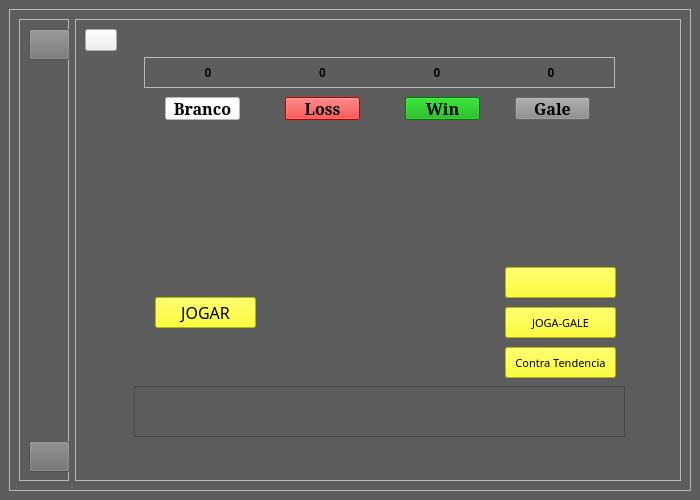
<?xml version="1.0" encoding="UTF-8"?>
<ui version="4.0">
 <class>MainWindow</class>
 <widget class="QMainWindow" name="MainWindow">
  <property name="geometry">
   <rect>
    <x>0</x>
    <y>0</y>
    <width>700</width>
    <height>500</height>
   </rect>
  </property>
  <property name="minimumSize">
   <size>
    <width>700</width>
    <height>500</height>
   </size>
  </property>
  <property name="maximumSize">
   <size>
    <width>700</width>
    <height>500</height>
   </size>
  </property>
  <property name="windowTitle">
   <string>MainWindow</string>
  </property>
  <widget class="QWidget" name="centralwidget">
   <property name="styleSheet">
    <string notr="true">background-color: rgb(93, 93, 93);

</string>
   </property>
   <layout class="QGridLayout" name="gridLayout_2">
    <item row="0" column="0">
     <widget class="QFrame" name="frame">
      <property name="styleSheet">
       <string notr="true">background-color: none;
</string>
      </property>
      <property name="frameShape">
       <enum>QFrame::StyledPanel</enum>
      </property>
      <property name="frameShadow">
       <enum>QFrame::Raised</enum>
      </property>
      <layout class="QHBoxLayout" name="horizontalLayout">
       <item>
        <widget class="QFrame" name="frame_2">
         <property name="minimumSize">
          <size>
           <width>50</width>
           <height>0</height>
          </size>
         </property>
         <property name="maximumSize">
          <size>
           <width>50</width>
           <height>16777215</height>
          </size>
         </property>
         <property name="frameShape">
          <enum>QFrame::StyledPanel</enum>
         </property>
         <property name="frameShadow">
          <enum>QFrame::Raised</enum>
         </property>
         <widget class="QPushButton" name="btnCon">
          <property name="geometry">
           <rect>
            <x>10</x>
            <y>422</y>
            <width>41</width>
            <height>31</height>
           </rect>
          </property>
          <property name="font">
           <font>
            <family>MS Outlook</family>
           </font>
          </property>
          <property name="cursor">
           <cursorShape>PointingHandCursor</cursorShape>
          </property>
          <property name="styleSheet">
           <string notr="true">background-color: rgb(111, 111, 111);</string>
          </property>
          <property name="text">
           <string/>
          </property>
          <property name="icon">
           <iconset resource="img.qrc">
            <normaloff>:/imgs/gear.png</normaloff>:/imgs/gear.png</iconset>
          </property>
          <property name="iconSize">
           <size>
            <width>23</width>
            <height>23</height>
           </size>
          </property>
         </widget>
         <widget class="QPushButton" name="btnIniciar">
          <property name="geometry">
           <rect>
            <x>10</x>
            <y>10</y>
            <width>41</width>
            <height>31</height>
           </rect>
          </property>
          <property name="font">
           <font>
            <family>MS Sans Serif</family>
           </font>
          </property>
          <property name="cursor">
           <cursorShape>PointingHandCursor</cursorShape>
          </property>
          <property name="styleSheet">
           <string notr="true">background-color: rgb(117, 117, 117);</string>
          </property>
          <property name="text">
           <string/>
          </property>
          <property name="icon">
           <iconset resource="img.qrc">
            <normaloff>:/imgs/on-off-button.png</normaloff>:/imgs/on-off-button.png</iconset>
          </property>
          <property name="iconSize">
           <size>
            <width>23</width>
            <height>23</height>
           </size>
          </property>
         </widget>
        </widget>
       </item>
       <item>
        <widget class="QFrame" name="frame_3">
         <property name="styleSheet">
          <string notr="true"/>
         </property>
         <property name="frameShape">
          <enum>QFrame::StyledPanel</enum>
         </property>
         <property name="frameShadow">
          <enum>QFrame::Raised</enum>
         </property>
         <layout class="QGridLayout" name="gridLayout">
          <item row="0" column="0">
           <widget class="QPushButton" name="btnMenu">
            <property name="maximumSize">
             <size>
              <width>32</width>
              <height>16777215</height>
             </size>
            </property>
            <property name="font">
             <font>
              <family>MS Sans Serif</family>
             </font>
            </property>
            <property name="cursor">
             <cursorShape>PointingHandCursor</cursorShape>
            </property>
            <property name="text">
             <string/>
            </property>
            <property name="icon">
             <iconset resource="img.qrc">
              <normaloff>:/imgs/menu.png</normaloff>:/imgs/menu.png</iconset>
            </property>
           </widget>
          </item>
          <item row="1" column="0">
           <widget class="QStackedWidget" name="stackedWidget">
            <property name="enabled">
             <bool>true</bool>
            </property>
            <property name="styleSheet">
             <string notr="true">background-color: rgb(93, 93, 93);
</string>
            </property>
            <property name="frameShape">
             <enum>QFrame::NoFrame</enum>
            </property>
            <property name="currentIndex">
             <number>0</number>
            </property>
            <widget class="QWidget" name="page">
             <widget class="QLabel" name="label">
              <property name="geometry">
               <rect>
                <x>60</x>
                <y>0</y>
                <width>471</width>
                <height>371</height>
               </rect>
              </property>
              <property name="font">
               <font>
                <family>MS PGothic</family>
               </font>
              </property>
              <property name="text">
               <string>&lt;html&gt;&lt;head/&gt;&lt;body&gt;&lt;p&gt;&lt;img src=&quot;:/imgs/bot blaze&quot;/&gt;&lt;/p&gt;&lt;/body&gt;&lt;/html&gt;</string>
              </property>
             </widget>
             <widget class="QPushButton" name="btnBranco">
              <property name="geometry">
               <rect>
                <x>80</x>
                <y>40</y>
                <width>75</width>
                <height>23</height>
               </rect>
              </property>
              <property name="font">
               <font>
                <family>MS Serif</family>
                <pointsize>12</pointsize>
                <weight>75</weight>
                <bold>true</bold>
               </font>
              </property>
              <property name="cursor">
               <cursorShape>PointingHandCursor</cursorShape>
              </property>
              <property name="styleSheet">
               <string notr="true">QPushButton{
background-color: rgb(255, 255, 255);
border-radius: 1pix;
font-size:16pix;
background-color: rgb(255,255,255);
}
QPushButton{backgroud-color:#fff; color:black}

QPushButton:hover { background-color: rgba(0, 0, 0, 0.5)}
</string>
              </property>
              <property name="text">
               <string>Branco</string>
              </property>
             </widget>
             <widget class="QPushButton" name="btnLoss">
              <property name="geometry">
               <rect>
                <x>200</x>
                <y>40</y>
                <width>75</width>
                <height>23</height>
               </rect>
              </property>
              <property name="font">
               <font>
                <family>MS Serif</family>
                <pointsize>12</pointsize>
                <weight>75</weight>
                <italic>false</italic>
                <bold>true</bold>
                <underline>false</underline>
               </font>
              </property>
              <property name="cursor">
               <cursorShape>PointingHandCursor</cursorShape>
              </property>
              <property name="styleSheet">
               <string notr="true">
QPushButton{
background-color: rgb(255, 0, 0);
border-radius: 1pix;
font-size:16pix;
background-color: rgb(255,0,0);
}
QPushButton{backgroud-color:#fff; color:black}

QPushButton:hover { background-color: rgba(0, 0, 0, 0.5)}</string>
              </property>
              <property name="text">
               <string>Loss</string>
              </property>
             </widget>
             <widget class="QFrame" name="frame_4">
              <property name="geometry">
               <rect>
                <x>59</x>
                <y>0</y>
                <width>471</width>
                <height>31</height>
               </rect>
              </property>
              <property name="minimumSize">
               <size>
                <width>0</width>
                <height>31</height>
               </size>
              </property>
              <property name="maximumSize">
               <size>
                <width>16777215</width>
                <height>31</height>
               </size>
              </property>
              <property name="styleSheet">
               <string notr="true">background-color: none;</string>
              </property>
              <property name="frameShape">
               <enum>QFrame::StyledPanel</enum>
              </property>
              <property name="frameShadow">
               <enum>QFrame::Raised</enum>
              </property>
              <layout class="QHBoxLayout" name="horizontalLayout_2">
               <item>
                <widget class="QLabel" name="labelBranco">
                 <property name="font">
                  <font>
                   <weight>75</weight>
                   <bold>true</bold>
                  </font>
                 </property>
                 <property name="text">
                  <string>0</string>
                 </property>
                 <property name="alignment">
                  <set>Qt::AlignCenter</set>
                 </property>
                </widget>
               </item>
               <item>
                <widget class="QLabel" name="labelLoss">
                 <property name="font">
                  <font>
                   <weight>75</weight>
                   <bold>true</bold>
                  </font>
                 </property>
                 <property name="text">
                  <string>0</string>
                 </property>
                 <property name="alignment">
                  <set>Qt::AlignCenter</set>
                 </property>
                </widget>
               </item>
               <item>
                <widget class="QLabel" name="labelWin">
                 <property name="font">
                  <font>
                   <weight>75</weight>
                   <bold>true</bold>
                  </font>
                 </property>
                 <property name="text">
                  <string>0</string>
                 </property>
                 <property name="alignment">
                  <set>Qt::AlignCenter</set>
                 </property>
                </widget>
               </item>
               <item>
                <widget class="QLabel" name="labelGale">
                 <property name="font">
                  <font>
                   <weight>75</weight>
                   <bold>true</bold>
                  </font>
                 </property>
                 <property name="text">
                  <string>0</string>
                 </property>
                 <property name="alignment">
                  <set>Qt::AlignCenter</set>
                 </property>
                </widget>
               </item>
              </layout>
             </widget>
             <widget class="QPushButton" name="btnWin">
              <property name="geometry">
               <rect>
                <x>320</x>
                <y>40</y>
                <width>75</width>
                <height>23</height>
               </rect>
              </property>
              <property name="font">
               <font>
                <family>MS Serif</family>
                <pointsize>12</pointsize>
                <weight>75</weight>
                <bold>true</bold>
               </font>
              </property>
              <property name="cursor">
               <cursorShape>PointingHandCursor</cursorShape>
              </property>
              <property name="styleSheet">
               <string notr="true">QPushButton{
background-color: rgb(0, 170, 0);
border-radius: 1pix;
font-size:16pix;
background-color: rgb(0,170,0);
}
QPushButton{backgroud-color:#fff; color:black}

QPushButton:hover { background-color: rgba(0, 0, 0, 0.5)}</string>
              </property>
              <property name="text">
               <string>Win</string>
              </property>
             </widget>
             <widget class="QPushButton" name="btnGale">
              <property name="geometry">
               <rect>
                <x>430</x>
                <y>40</y>
                <width>75</width>
                <height>23</height>
               </rect>
              </property>
              <property name="font">
               <font>
                <family>MS Serif</family>
                <pointsize>12</pointsize>
                <weight>75</weight>
                <bold>true</bold>
               </font>
              </property>
              <property name="cursor">
               <cursorShape>PointingHandCursor</cursorShape>
              </property>
              <property name="styleSheet">
               <string notr="true">QPushButton{
background-color: rgb(140, 140, 140);
border-radius: 1pix;
font-size:16pix;
background-color: rgb(140,140,140);
}
QPushButton{backgroud-color:#fff; color:black}

QPushButton:hover { background-color: rgba(0, 0, 0, 0.5)}</string>
              </property>
              <property name="text">
               <string>Gale</string>
              </property>
             </widget>
             <widget class="QFrame" name="frame_5">
              <property name="geometry">
               <rect>
                <x>49</x>
                <y>329</y>
                <width>491</width>
                <height>51</height>
               </rect>
              </property>
              <property name="styleSheet">
               <string notr="true">alternate-background-color: none;
</string>
              </property>
              <property name="frameShape">
               <enum>QFrame::StyledPanel</enum>
              </property>
              <property name="frameShadow">
               <enum>QFrame::Raised</enum>
              </property>
              <layout class="QGridLayout" name="gridLayout_3">
               <item row="0" column="0">
                <widget class="QLabel" name="labelSinais">
                 <property name="font">
                  <font>
                   <family>MS Reference Sans Serif</family>
                  </font>
                 </property>
                 <property name="styleSheet">
                  <string notr="true">background-color: none;</string>
                 </property>
                 <property name="text">
                  <string/>
                 </property>
                </widget>
               </item>
              </layout>
             </widget>
             <widget class="QPushButton" name="btnJogaGale">
              <property name="geometry">
               <rect>
                <x>420</x>
                <y>250</y>
                <width>111</width>
                <height>31</height>
               </rect>
              </property>
              <property name="font">
               <font>
                <family>Impact</family>
                <pointsize>8</pointsize>
                <weight>50</weight>
                <italic>false</italic>
                <bold>false</bold>
               </font>
              </property>
              <property name="cursor">
               <cursorShape>PointingHandCursor</cursorShape>
              </property>
              <property name="styleSheet">
               <string notr="true">QPushButton{
background-color: rgb(255, 255, 0);
border-radius: 1pix;
font-size:16pix;
background-color: rgb(255,255,0);
}
QPushButton{backgroud-color:#fff; color:black}

QPushButton:hover { background-color: rgba(0, 0, 0, 0.5)}</string>
              </property>
              <property name="text">
               <string>JOGA-GALE</string>
              </property>
             </widget>
             <widget class="QPushButton" name="btnAlerta">
              <property name="geometry">
               <rect>
                <x>420</x>
                <y>210</y>
                <width>111</width>
                <height>31</height>
               </rect>
              </property>
              <property name="font">
               <font>
                <family>Impact</family>
                <pointsize>8</pointsize>
                <weight>50</weight>
                <bold>false</bold>
               </font>
              </property>
              <property name="cursor">
               <cursorShape>PointingHandCursor</cursorShape>
              </property>
              <property name="styleSheet">
               <string notr="true">QPushButton{
background-color: rgb(255, 255, 0);
border-radius: 1pix;
font-size:16pix;
background-color: rgb(255,255,0);
}
QPushButton{backgroud-color:#fff; color:black}

QPushButton:hover { background-color: rgba(0, 0, 0, 0.5)}
</string>
              </property>
              <property name="text">
               <string/>
              </property>
              <property name="icon">
               <iconset resource="img.qrc">
                <normaloff>:/imgs/warning-sign.png</normaloff>:/imgs/warning-sign.png</iconset>
              </property>
              <property name="iconSize">
               <size>
                <width>32</width>
                <height>32</height>
               </size>
              </property>
             </widget>
             <widget class="QPushButton" name="btnContraTendencia">
              <property name="geometry">
               <rect>
                <x>420</x>
                <y>290</y>
                <width>111</width>
                <height>31</height>
               </rect>
              </property>
              <property name="font">
               <font>
                <family>Impact</family>
                <pointsize>8</pointsize>
                <weight>50</weight>
                <bold>false</bold>
               </font>
              </property>
              <property name="cursor">
               <cursorShape>PointingHandCursor</cursorShape>
              </property>
              <property name="styleSheet">
               <string notr="true">QPushButton{
background-color: rgb(255, 255, 0);
border-radius: 1pix;
font-size:16pix;
background-color: rgb(255,255,0);
}
QPushButton{backgroud-color:#fff; color:black}

QPushButton:hover { background-color: rgba(0, 0, 0, 0.5)}</string>
              </property>
              <property name="text">
               <string>Contra Tendencia</string>
              </property>
             </widget>
             <widget class="QPushButton" name="btnJogar">
              <property name="geometry">
               <rect>
                <x>70</x>
                <y>240</y>
                <width>101</width>
                <height>31</height>
               </rect>
              </property>
              <property name="font">
               <font>
                <family>Impact</family>
                <pointsize>12</pointsize>
               </font>
              </property>
              <property name="styleSheet">
               <string notr="true">QPushButton{
background-color: rgb(255, 255, 0);
border-radius: 1pix;
font-size:16pix;
background-color: rgb(255,255,0);
}
QPushButton{backgroud-color:#fff; color:black}

QPushButton:hover { background-color: rgba(0, 0, 0, 0.5)}</string>
              </property>
              <property name="text">
               <string>JOGAR</string>
              </property>
             </widget>
            </widget>
            <widget class="QWidget" name="page_2">
             <widget class="QLabel" name="label_2">
              <property name="geometry">
               <rect>
                <x>60</x>
                <y>0</y>
                <width>471</width>
                <height>371</height>
               </rect>
              </property>
              <property name="text">
               <string>&lt;html&gt;&lt;head/&gt;&lt;body&gt;&lt;p&gt;&lt;img src=&quot;:/imgs/bot blaze&quot;/&gt;&lt;/p&gt;&lt;/body&gt;&lt;/html&gt;</string>
              </property>
             </widget>
             <widget class="QPushButton" name="btnVoltar">
              <property name="geometry">
               <rect>
                <x>0</x>
                <y>0</y>
                <width>31</width>
                <height>23</height>
               </rect>
              </property>
              <property name="cursor">
               <cursorShape>PointingHandCursor</cursorShape>
              </property>
              <property name="styleSheet">
               <string notr="true">background-color: rgb(122, 122, 122);</string>
              </property>
              <property name="text">
               <string/>
              </property>
              <property name="icon">
               <iconset resource="img.qrc">
                <normaloff>:/imgs/back.png</normaloff>:/imgs/back.png</iconset>
              </property>
             </widget>
             <widget class="QLineEdit" name="inputChaveApi">
              <property name="geometry">
               <rect>
                <x>160</x>
                <y>10</y>
                <width>151</width>
                <height>20</height>
               </rect>
              </property>
              <property name="font">
               <font>
                <family>MS Serif</family>
                <pointsize>12</pointsize>
                <weight>75</weight>
                <italic>false</italic>
                <bold>true</bold>
               </font>
              </property>
              <property name="cursor">
               <cursorShape>IBeamCursor</cursorShape>
              </property>
              <property name="styleSheet">
               <string notr="true">background-color: rgb(255, 255, 255);</string>
              </property>
              <property name="text">
               <string/>
              </property>
              <property name="echoMode">
               <enum>QLineEdit::Password</enum>
              </property>
             </widget>
             <widget class="QLineEdit" name="inputChaveId">
              <property name="geometry">
               <rect>
                <x>400</x>
                <y>10</y>
                <width>113</width>
                <height>20</height>
               </rect>
              </property>
              <property name="font">
               <font>
                <family>MS Serif</family>
                <pointsize>12</pointsize>
                <weight>75</weight>
                <bold>true</bold>
               </font>
              </property>
              <property name="cursor">
               <cursorShape>IBeamCursor</cursorShape>
              </property>
              <property name="styleSheet">
               <string notr="true">background-color: rgb(255, 255, 255);</string>
              </property>
              <property name="text">
               <string/>
              </property>
              <property name="echoMode">
               <enum>QLineEdit::Password</enum>
              </property>
             </widget>
             <widget class="QLabel" name="label_3">
              <property name="geometry">
               <rect>
                <x>320</x>
                <y>10</y>
                <width>71</width>
                <height>21</height>
               </rect>
              </property>
              <property name="font">
               <font>
                <family>MS Serif</family>
                <pointsize>12</pointsize>
                <weight>75</weight>
                <bold>true</bold>
               </font>
              </property>
              <property name="styleSheet">
               <string notr="true">color: rgb(255, 255, 255);</string>
              </property>
              <property name="text">
               <string>Chat ID  :</string>
              </property>
             </widget>
             <widget class="QLabel" name="label_4">
              <property name="geometry">
               <rect>
                <x>70</x>
                <y>0</y>
                <width>81</width>
                <height>41</height>
               </rect>
              </property>
              <property name="font">
               <font>
                <family>MS Serif</family>
                <pointsize>12</pointsize>
                <weight>75</weight>
                <bold>true</bold>
               </font>
              </property>
              <property name="styleSheet">
               <string notr="true">color: rgb(255, 255, 255);</string>
              </property>
              <property name="text">
               <string>Chave API :</string>
              </property>
             </widget>
             <widget class="QCheckBox" name="checkSalvar">
              <property name="geometry">
               <rect>
                <x>70</x>
                <y>40</y>
                <width>81</width>
                <height>17</height>
               </rect>
              </property>
              <property name="font">
               <font>
                <family>MS Serif</family>
                <pointsize>12</pointsize>
                <weight>75</weight>
                <italic>false</italic>
                <bold>true</bold>
                <underline>false</underline>
                <strikeout>false</strikeout>
               </font>
              </property>
              <property name="cursor">
               <cursorShape>PointingHandCursor</cursorShape>
              </property>
              <property name="text">
               <string>Salvar</string>
              </property>
             </widget>
             <widget class="QCheckBox" name="checkSalvar_2">
              <property name="geometry">
               <rect>
                <x>400</x>
                <y>40</y>
                <width>70</width>
                <height>17</height>
               </rect>
              </property>
              <property name="font">
               <font>
                <family>MS Serif</family>
                <pointsize>12</pointsize>
                <weight>75</weight>
                <bold>true</bold>
               </font>
              </property>
              <property name="cursor">
               <cursorShape>PointingHandCursor</cursorShape>
              </property>
              <property name="text">
               <string>Salvar</string>
              </property>
             </widget>
            </widget>
           </widget>
          </item>
         </layout>
        </widget>
       </item>
      </layout>
     </widget>
    </item>
   </layout>
  </widget>
 </widget>
 <resources>
  <include location="img.qrc"/>
 </resources>
 <connections/>
</ui>
